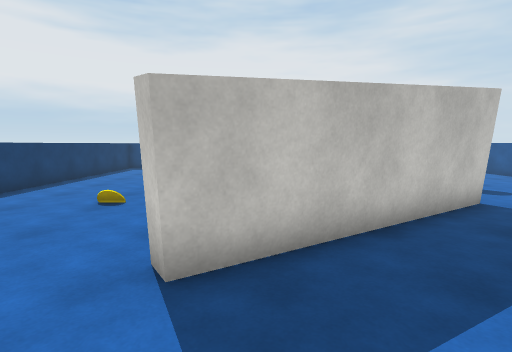
[1] (above)

16 first-person views from a walk through a scene from a Unity 3-D project. The camera is 1.5 m above the floor, tilts 6° down and sees 80° across. The floor is counted in squares, 1 m on a side. Each view is taken from the middle of a square. On the plan, view 1 faces up. The plan holds only what a view shows up to about 15 squares ahead; the rest is blank. The player character is not drawn. Surface patterns are stand-ins for the level's own textures.

[2]
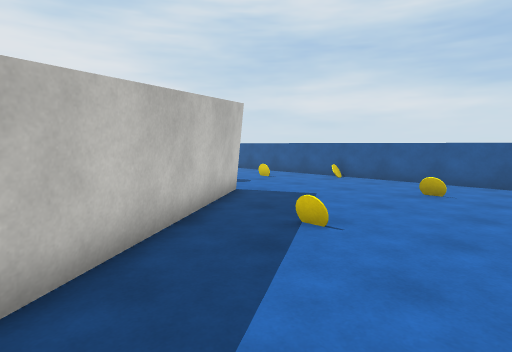

[3]
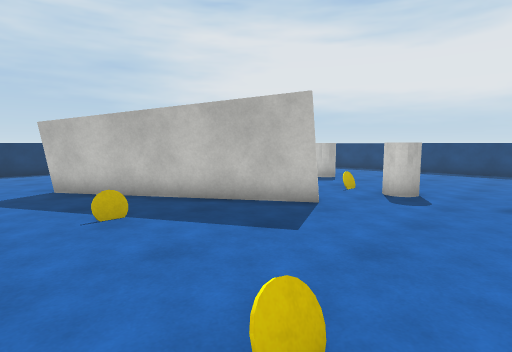

[4]
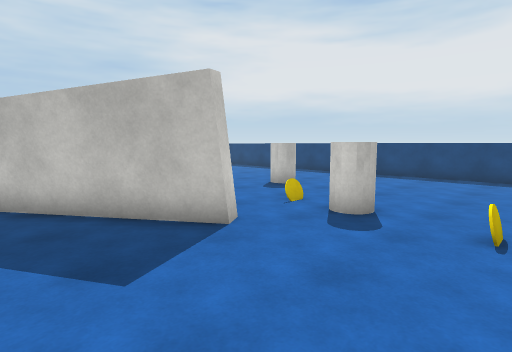

[5]
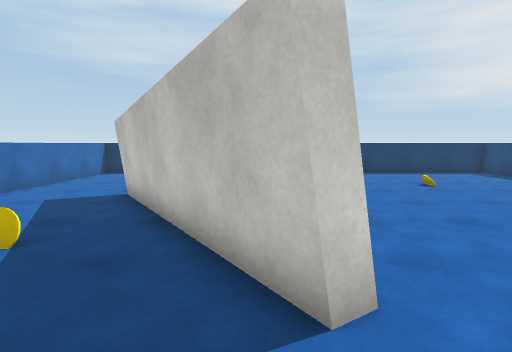

[6]
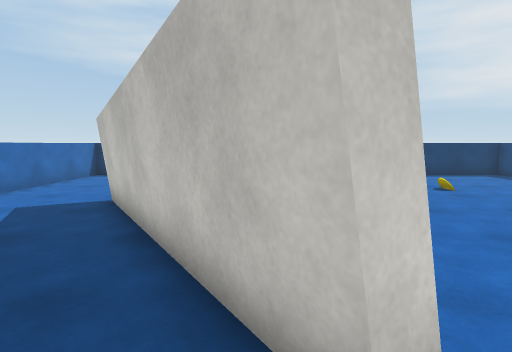

[7]
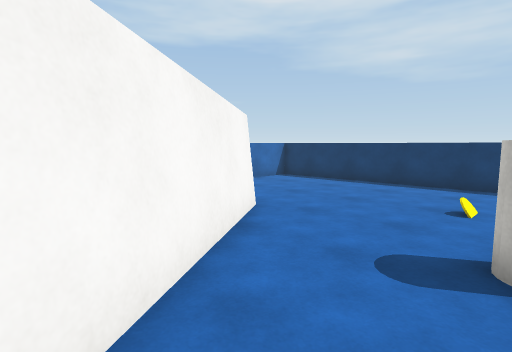

[8]
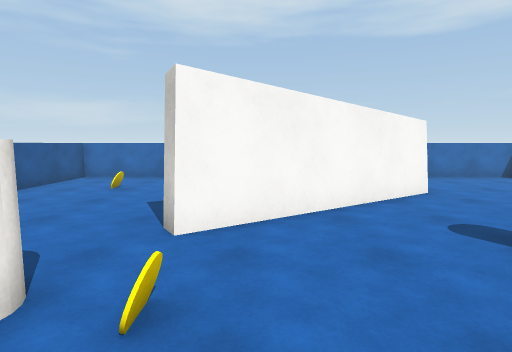

[9]
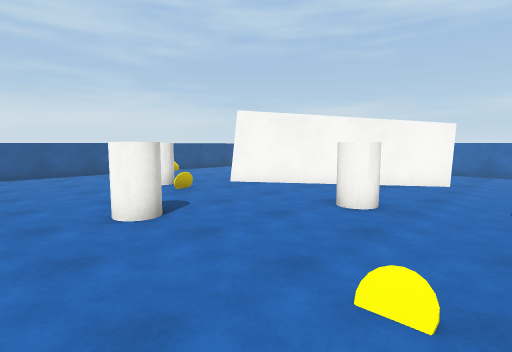

[10]
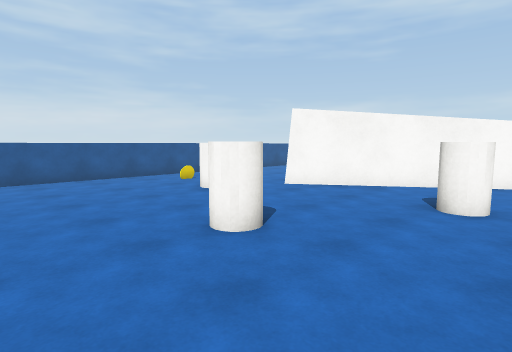

[11]
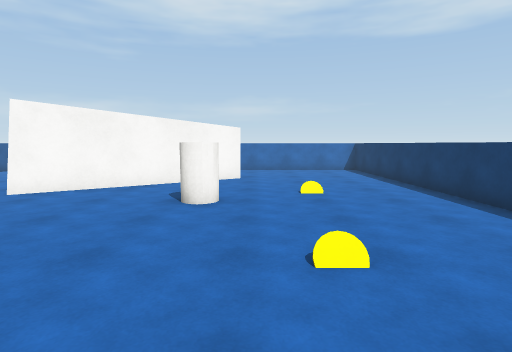

[12]
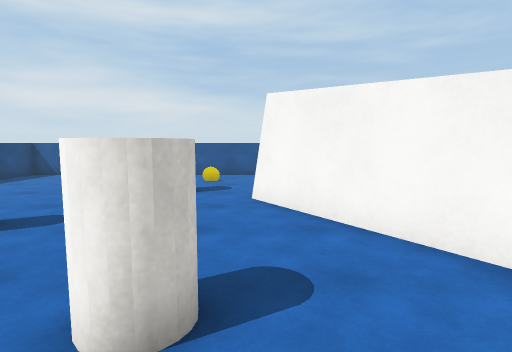

[13]
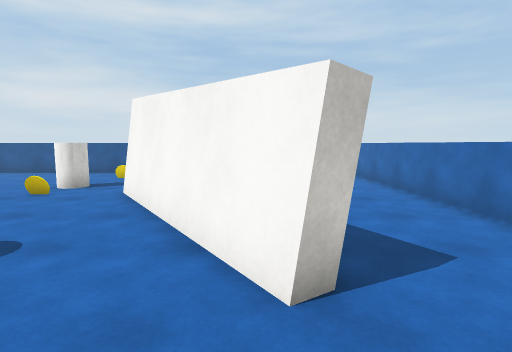

[14]
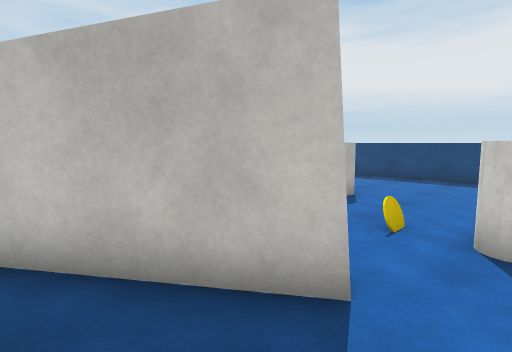

[15]
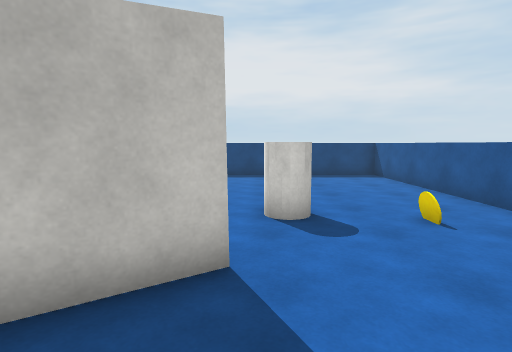

[16]
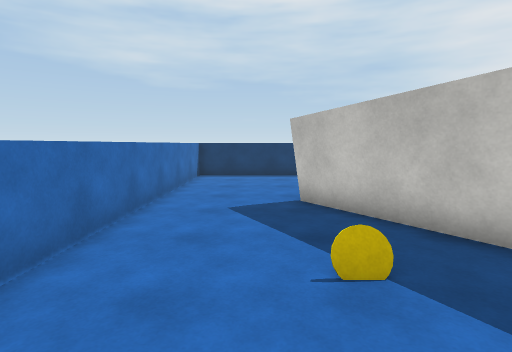

### Floor plan
Points are (right, up) in squares from view 1. A wall is a line through its corners. A room is listed if a view was taken in it or the views show most of it. See-through windows are left out.
Room 1 (views 1, 2, 3, 4, 5, 6, 7, 8, 9, 10, 11, 12, 13, 14, 15, 16)
walls: (5.4, 8) (5.7, 7.4) (-0.9, 3) (-1.3, 3.5) (5.4, 8); (-5.9, 18.8) (-7.8, 18.8) (-7.8, -0.8) (11.8, -0.8) (11.8, 18.8) (0, 18.8)
objects: other object (-4, 8); other object (-3, 13); other object (-1, 9) to (0, 9); other object (2, 13) to (3, 14); other object (4, 3); other object (5, 10); other object (6, 10) to (7, 11); other object (9, 3); other object (9, 10); other object (11, 7)

Positions as (right, up) in squares from view 1, and headings:
1: (0, 0), facing up
2: (-1, 0), facing up-right
3: (10, 1), facing up-left
4: (10, 4), facing up-left
5: (8, 7), facing left
6: (7, 7), facing left
7: (4, 9), facing down-left
8: (4, 13), facing down
9: (-4, 16), facing down-right
10: (-2, 17), facing down-right
11: (-2, 17), facing down
12: (-3, 8), facing right
13: (-4, 4), facing right
14: (7, 5), facing up-left
15: (6, 4), facing up
16: (7, 2), facing left
